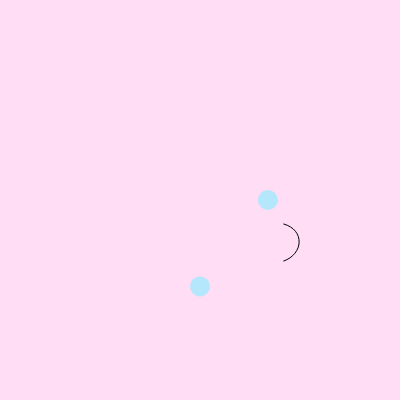
Frame 1 (no input)
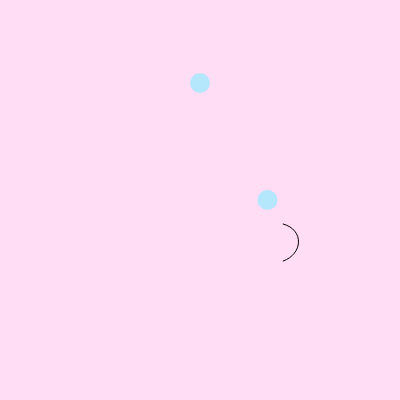
Frame 2 (the mouse pressed at the canvas centre, redrawn once)

The p5.js sketch that drew these frames (run headless with seeded random() and noise() and a simulated clock; the mouse was pressed at the canvas centre and the sketch redrawn once):

// p5.js sketch
// ── sketch.js
//references: https://www.youtube.com/watch?v=YcdldZ1E9gU&list=PLRqwX-V7Uu6ZV4yEcW3uDwOgGXKUUsPOM&index=6

//establish variables
let s=0
let y=0
let z=0

//set up function
function setup() {
  createCanvas(400, 400);
  noStroke();
  noLoop();
}

//
function draw() {
  background(255, 221, 244);
  fill(180, 230, 252);
  noStroke();
  //eye generated with randomness
  let y=random(0,401);
  ellipse(200,y,20,20);
  
  //eye generated with noise
  let x = map(noise(s),0,1,0,400);
  ellipse(x,200,20,20);
  s+=0.01;
  
  //draw curve
  stroke(0);
  noFill();
  translate(150,200)
  curve(5, 26, noise(s)*200, 24, noise(s)*200, 61, 15, 65);
}
